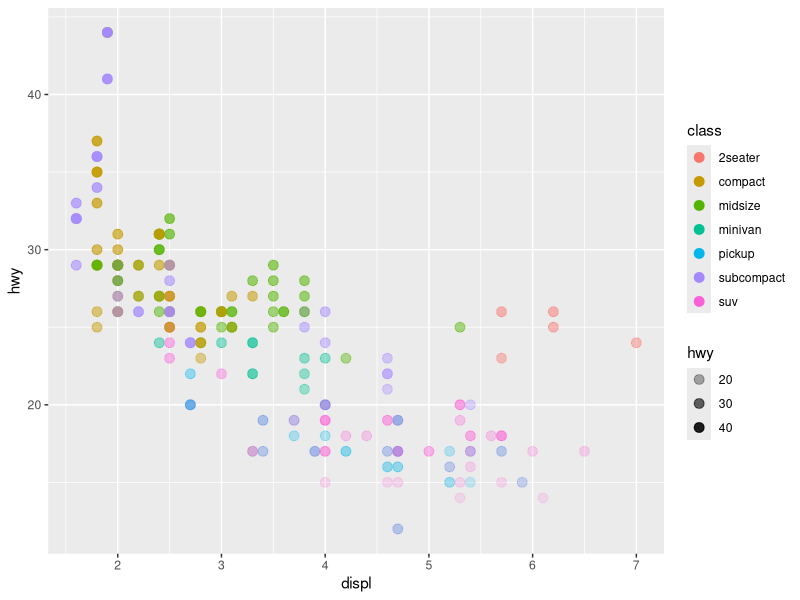
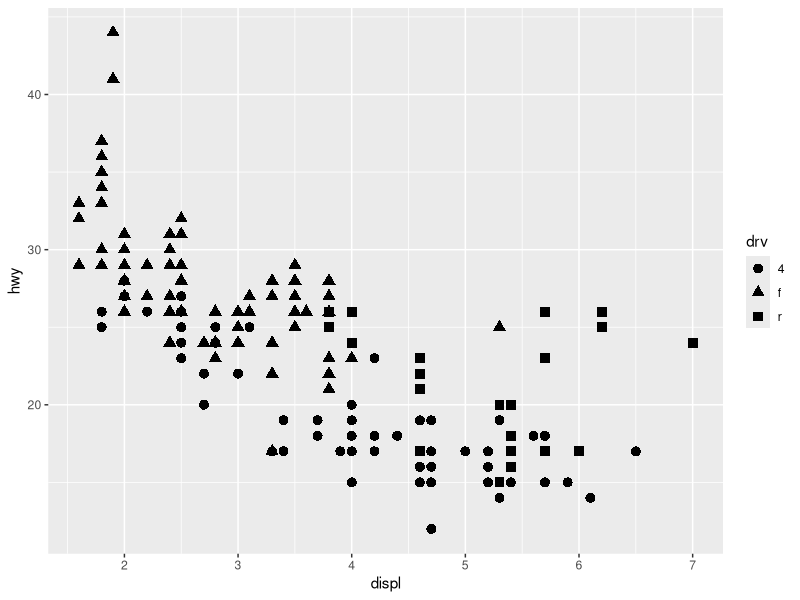
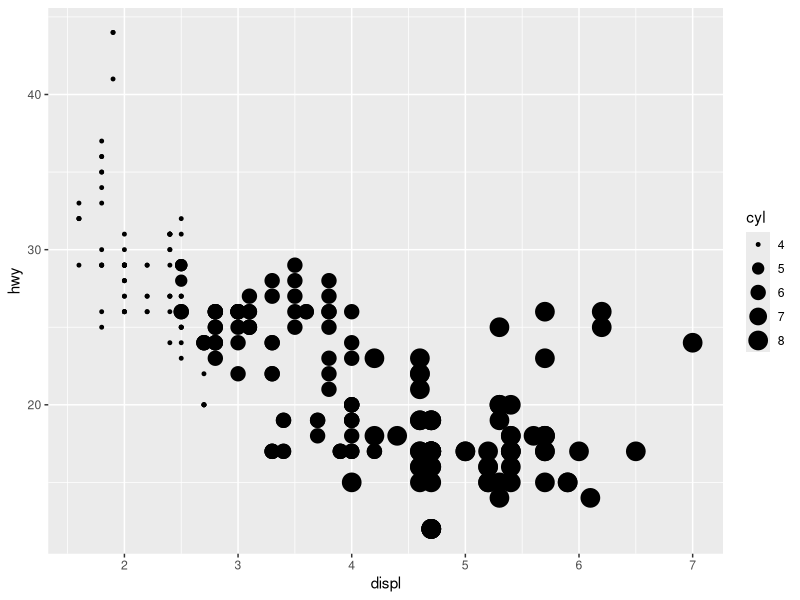
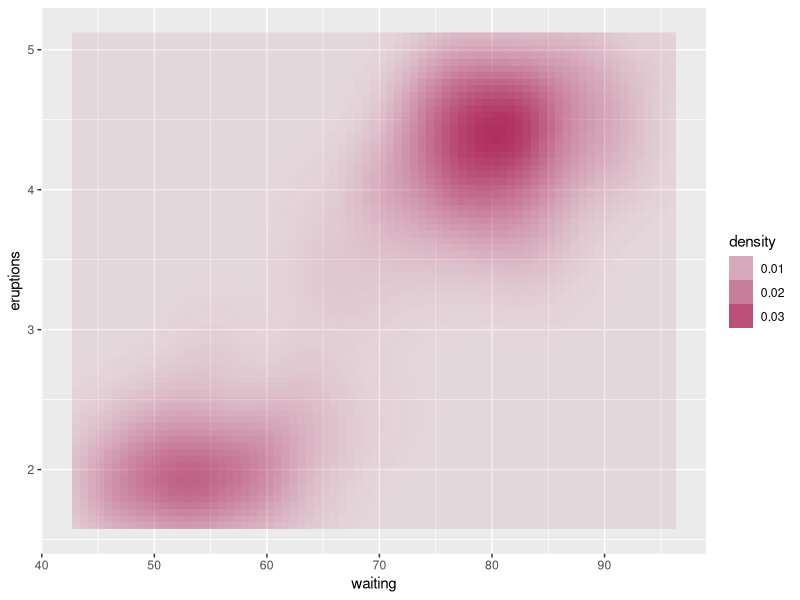
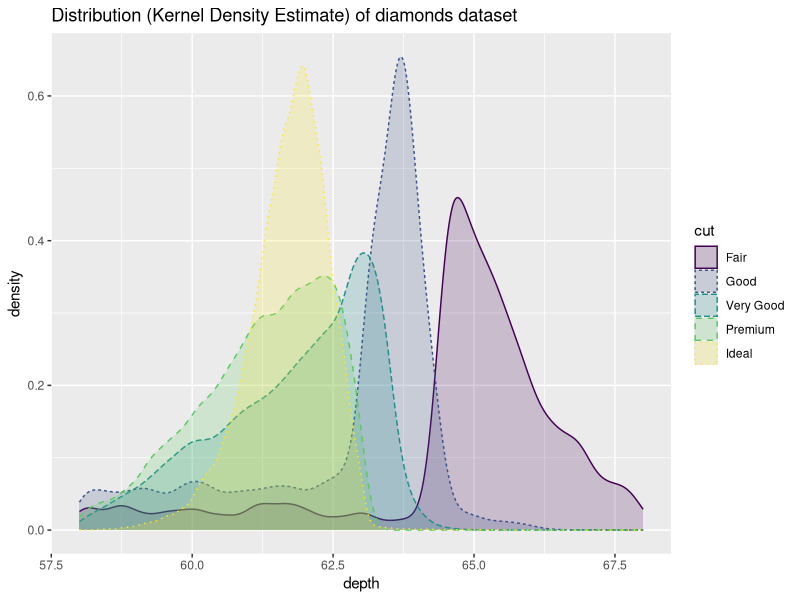
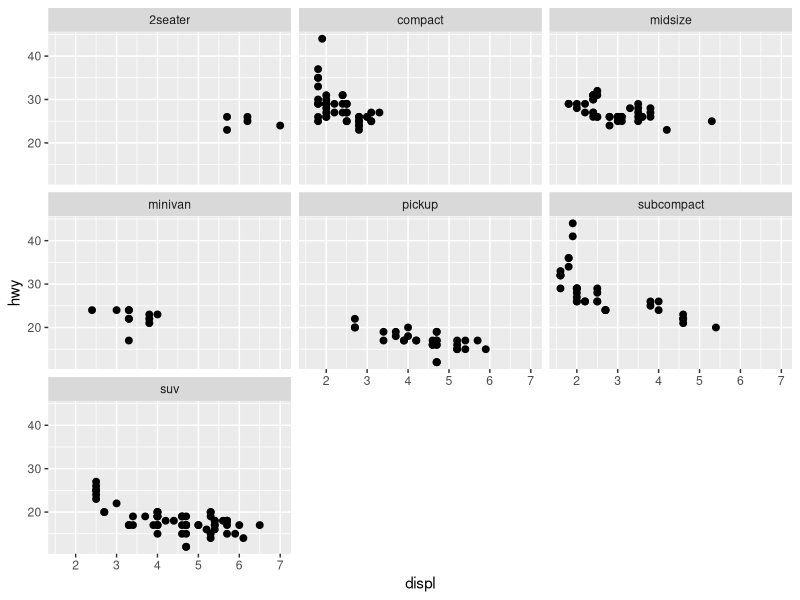
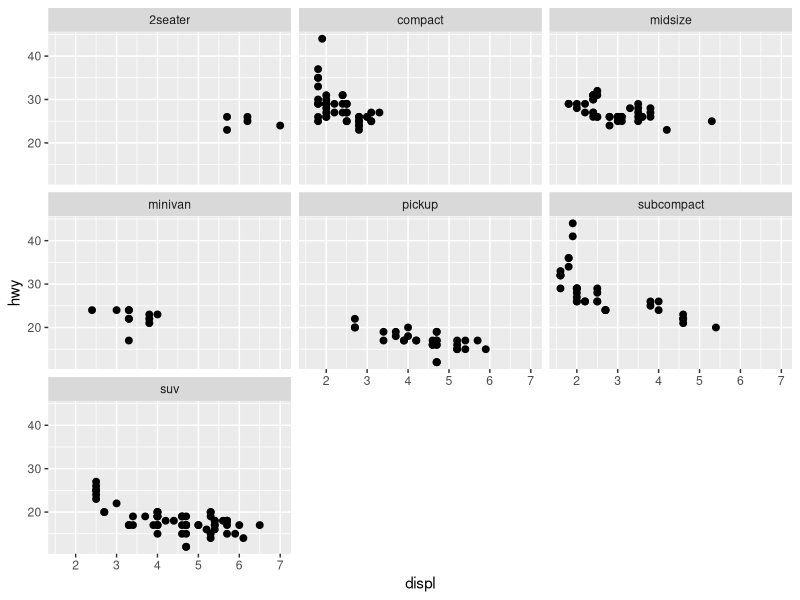
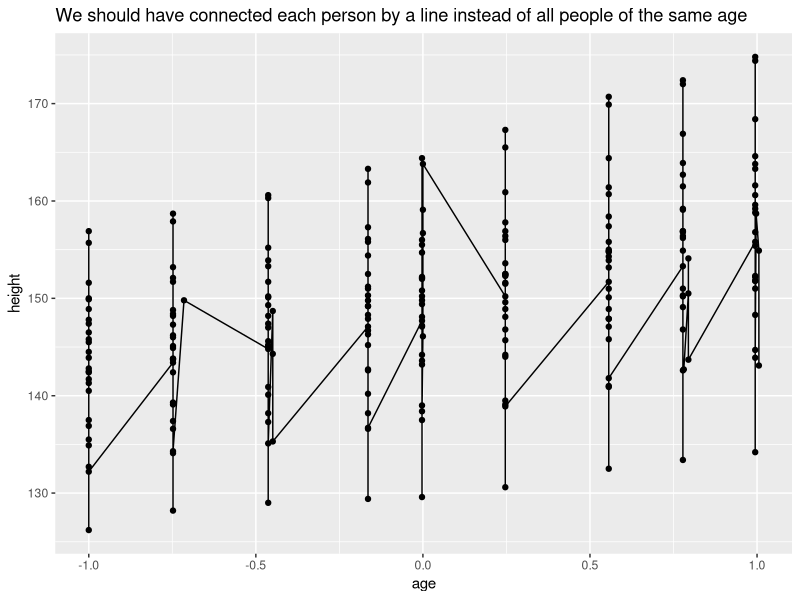

Write R code to recreate these figures, in order.
# Aesthetic mappings, facetting, individual geoms, collective geoms


#initializing environment
graphics.off()
rm(list=ls())
library(tidyverse)


#### 1. Aesthetics ####
# Color
ggplot(mpg, aes(displ,hwy, colour = class, alpha = hwy))+
  geom_point(size=3)
# Shape
ggplot(mpg, aes(displ,hwy, shape=drv))+
  geom_point(size=3)
# Size
ggplot(mpg, aes(displ,hwy, size=cyl))+
  geom_point()

# Alpha Transparency
ggplot(faithfuld, aes(waiting,eruptions, alpha = density))+
  geom_raster(fill="maroon")

# Line Type
ggplot(diamonds, aes(x=depth, fill=cut, colour=cut, linetype=cut)) +
  geom_density(alpha = 0.2, na.rm = TRUE) +
  xlim(58,68) +
  labs(title="Distribution (Kernel Density Estimate) of diamonds dataset")

# coding challenge 1
ggplot(mpg, aes(x = displ, y = hwy, )) +
  geom_point( size = 2) +
  facet_wrap(vars(class))

# class discussion, what happens when you try to facet by a continuous variable
ggplot(mpg, aes(x = displ, y = hwy, )) +
  geom_point( size = 2) +
  facet_wrap(vars(class))
# ggplot treats each unique instance of the cty variable as a separate facet, converting cty to factor makes no difference

#### 3. Individual geoms ####

# Individual geoms are used to represent each observation or row in the data as a separate
# visual element in the plot
# they are also the basic building blocks of ggplot2, useful as standalone elements but can also be used
# in the construction of more complex geoms

d <- tibble(
  x = c(2,7,5,12),
  y = c(4.2, 9.7, 6.1, 8),
  label = c("a", "b", "c", "d")
)

p <- ggplot(d, aes(x = x, y = y, label = label )) + 
  labs(x=NULL, y = NULL) + # hide axis label 
  theme(plot.title = element_text(size = 12))

p1 <- p + geom_point() + ggtitle("point")
p2 <- p + geom_text() + ggtitle("text")
p3 <- p + geom_bar(stat = "identity") + ggtitle("bar")
p4 <- p + geom_tile() + ggtitle("raster")

p5 <- p + geom_line() + ggtitle("line")
p6 <- p + geom_area() + ggtitle("area")
p7 <- p + geom_path() + ggtitle("line")
p8 <- p + geom_polygon() + ggtitle("polygon")

# Collective geoms display multiple observations with one geometric object
# by defaul they map the intersection of discrete variables in the dataset

data(Oxboys, package = "nlme")
head(Oxboys)
Oxboys |> filter(Subject == 1)


#Coding challenge 2

#scatter plot
Oxboys |> 
  ggplot(aes(x=age,y=height)) +
  geom_point() +
  geom_line() +
  ggtitle("We should have connected each person by a line instead of all people of the same age")

# instead of group we can also use color in this case as colouring by subject will force the creating
# of seperate lines per individual
Oxboys |> 
  ggplot(aes(x=age, y=height)) +
  geom_point(aes(colour=Subject)) +
  geom_line(aes(colour=Subject)) +
  geom_smooth()

# Coding challenge 3
Oxboys |> 
  ggplot(aes(x=Occasion, y=height)) +
  geom_boxplot() +
  geom_line(aes(group = Subject, colour = Subject))


# geom_bar
  # for unsummarized data, each observation of a an occurrence contributes a count of 1 which
  # geom_bar() will sum and display as the occurrence bar height
  mpg |> 
    ggplot(aes(x = manufacturer)) +
    geom_bar()
  
  # for summarized data either use geom_bar(stat="identity") or geom_col()
  # this will plot a bar for each occurrence along the x axis with a height
  # equal to the corresponding value in another variable along the y axis
  drug_results <- tribble( ~drug, ~effect,
                           "a", 4.2,
                           "b", 9.7,
                           "c", 6.1)
  
  drug_results |> 
    ggplot(aes(x=drug, y=effect))+
    geom_col()
  

#geom_line and geom_path
  #geom_line() will draw a line between points in order of their x-values
  #geom_path() will draw a line between points in order of appearance in the data
  
  economics1 <- economics |> 
    mutate(unemprate = unemploy/pop)

  economics |> 
    ggplot(aes(x = date, y = uempmed)) +
    geom_line() +
    ggtitle("Median Unemployment Duration in Weeks")
  
  economics1 |> 
    ggplot(aes(x=date, y=unemprate)) +
    geom_line() +
    ggtitle("Unemployment Percentage %")

# coding challenge 1
  economics1 |> 
    ggplot(aes(x=unemprate, y=uempmed)) +
    geom_path(color="grey") +
    geom_point(aes(color = date)) +
    # modify labels
    xlab("Unemployment Rate") +
    ylab("Median Unemployment Duration in Weeks")
  
# outputting plots
  # print() must be used when trying to print multiple plots in a for loop
  # ggsave("plot.png", plot = p, width =5, height = 5) - this will save the plot as a png
  # save to disk as an R data object file using save() or saveRDS()

# Scales
  # control the mapping from data to aesthetics
  # also provide axes and legends to help with reading plot
  ## FORMAL DEFINITION ##
  # scales are a mapping from dataspace to visual aesthetic space and the legends are like
  # the inverse map that allow the visuals to be mapped back to data
  # So, in a sense, aesthetics tell ggplot "what" to change visually based on your data,
  # and scales tell ggplot "how" to change it.
    # so for example, an aesthetic could map values of a variable to colors but the scale
    # would tell which value in the variable maps to which color i.e "how" to map values to colors
    # or the aesthetic could map values to size of a point in a geom_point but the scale would
    # tell ggplot which values correspond to what size
  
  ggplot(mpg, aes(x = displ, y = hwy)) +
    geom_point(aes(colour = class))
  # for the above plot, this is what is happening in the background:
  ggplot(mpg, aes(x = displ, y = hwy)) +
    geom_point(aes(colour = class)) +
    scale_x_continuous() +
    scale_y_continuous() +
    scale_colour_discrete()
  
  
  
  
  
  
  
  
  
  
  